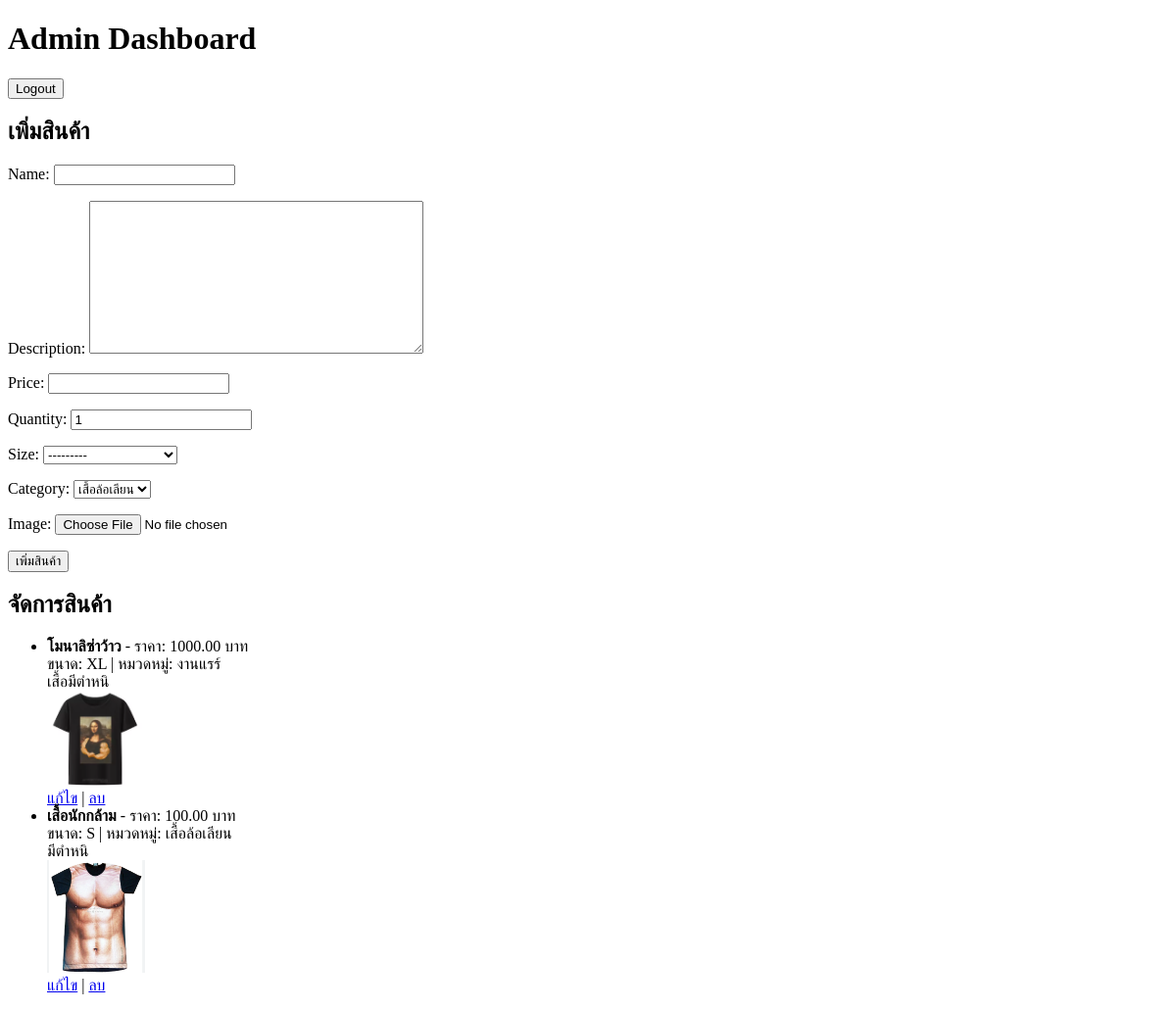
/admin-dashboard/, run on an earlier commit of the app's database.
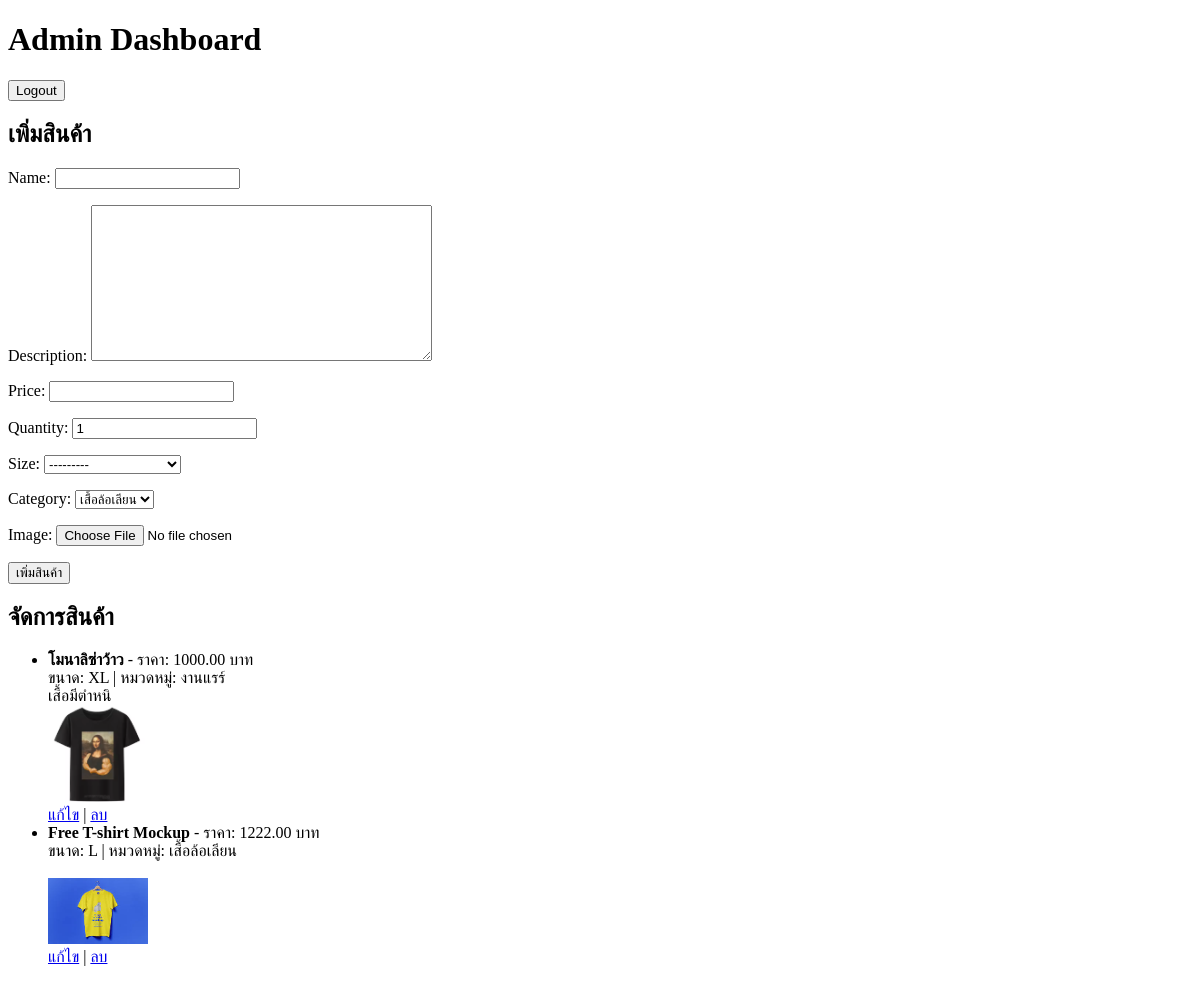
And on a later commit of the database.
### shop/models.py (models this page shows, shortened)
class Product(models.Model):
    SIZE_CHOICES = [
        ('S', 'Small'),
        ('M', 'Medium'),
        ('L', 'Large'),
        ('XL', 'Extra Large'),
        ('XXL', 'Double Extra Large'),
    ]
    CATEGORY_CHOICES = [
        ('parody', 'เสื้อล้อเลียน'),
        ('rare', 'งานแรร์'),
        ('artist', 'ศิลปิน'),
    ]
    name = models.CharField(max_length=255)
    description = models.TextField(blank=True)
    price = models.DecimalField(max_digits=10, decimal_places=2)
    quantity = models.IntegerField(default=1)
    size = models.CharField(max_length=3, choices=SIZE_CHOICES)
    category = models.CharField(max_length=50, choices=CATEGORY_CHOICES, default="parody"  # เพิ่มค่า default
)
    image = models.ImageField(upload_to='products/', blank=True)

### shop/views.py (the view)
# urls.py: path('admin-dashboard/', views.admin_dashboard, name='admin_dashboard'),
def admin_dashboard(request):
    products = Product.objects.all()
    form = ProductForm()
    if request.method == "POST":
        form = ProductForm(request.POST, request.FILES)
        if form.is_valid():
            form.save()
            return redirect('admin_dashboard')  # รีเฟรชหน้าแอดมินหลังเพิ่มสินค้า
    return render(request, 'shop/admin_dashboard.html', {
        'products': products,
        'form': form
    })

### shop/forms.py
class ProductForm(forms.ModelForm):
    class Meta:
        model = Product
        fields = ['name', 'description', 'price', 'quantity', 'size', 'category', 'image']

### shop/templates/shop/admin_dashboard.html (shortened to what this page needs)
<!DOCTYPE html>
<html lang="en">
<head>
</head>
<body>
    <h1>Admin Dashboard</h1>
    <a href="{% url 'logout' %}">
        <button>Logout</button>
    </a>
    <h2>เพิ่มสินค้า</h2>
    <form method="post" enctype="multipart/form-data">
        {{ form.as_p }}
        <button type="submit">เพิ่มสินค้า</button>
    </form>
    <h2>จัดการสินค้า</h2>
    <ul>
        {% for product in products %}
        <li>
            <strong>{{ product.name }}</strong> - ราคา: {{ product.price }} บาท
            <br>ขนาด: {{ product.size }} | หมวดหมู่: {{ product.get_category_display }}
            <br>{{ product.description }}
            {% if product.image %}
            <br><img src="{{ product.image.url }}" width="100">
            {% endif %}
            <br>
            <a href="{% url 'edit_product' product.id %}">แก้ไข</a> |
            <a href="{% url 'delete_product' product.id %}" onclick="return confirm('แน่ใจหรือไม่?');">ลบ</a>
        </li>
        {% endfor %}
    </ul>
</body>
</html>

What changed in the data, as far as the page shows it:
removed Product: name "เสื้อนักกล้าม", price "100.00", size "S", category "เสื้อล้อเลียน", description "มีตำหนิ", image (picture)
added Product: name "Free T-shirt Mockup", price "1222.00", size "L", category "เสื้อล้อเลียน", image (picture)
